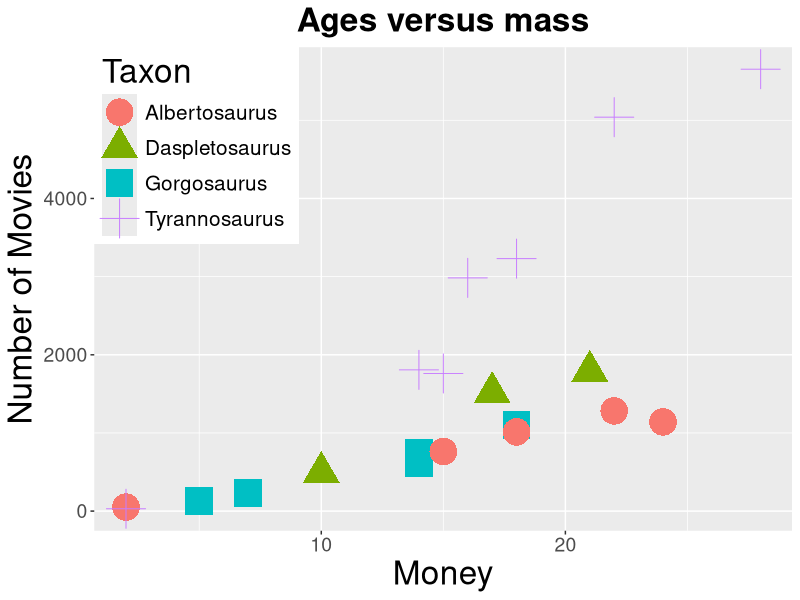

Generate this figure with R:
## ---- chunk 1
#read data
data<-read.csv("Growth curves data.csv")
# find the all unique Taxon Names
all_taxons <- unique(data$Taxon)
n<-length(all_taxons)
# define means and standard deviation and evaluate using for loop
means = numeric(n)
stds =numeric(n)
for(i in 1:n){ means[i]=mean(data$Mass[data$Taxon==all_taxons[i]]) 
              stds[i]=sd(data$Mass[data$Taxon==all_taxons[i]])}
# create data frame
table=data.frame(means, stds)
# define column and row names of the data frame
colnames(table)=c("Means", "Standar deviation")
rownames(table)=all_taxons
table
## ---- chunk 2
library(ggplot2)
ggplot(data, aes(x=Age, y=Mass, colour=Taxon, shape=Taxon))+
xlab("Money")+
ylab("Number of Movies")+
ggtitle("Ages versus mass")+
geom_point(size=9, alpha=1)+
theme(axis.title.x=element_text(colour="Black", size=24), 
      axis.title.y=element_text(colour="Black", size=24),
     axis.text.x=element_text(size=14),
     axis.text.y=element_text(size=14),
     legend.title=element_text(size=24),
     legend.text=element_text(size=15),
     legend.position=c(0,1),
     legend.justification=c(0,1),
     plot.title=element_text(size=24,face = "bold", hjust=.5), 
     )
## ---- chunk 3
lm_model=lm(log(Mass)~log(Age),data = data[,3:4])
summary(lm_model)
